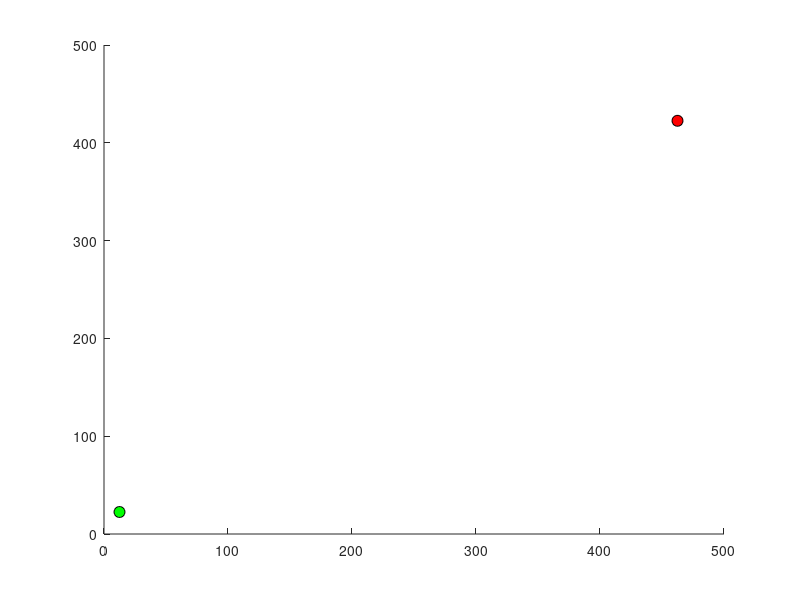

MATLAB code to generate this figure: (Note: this script raises an error after producing the figure.)
%% ===========
% row: 行
% col: 列
% ceng: 高
% 栅格地图尺寸:100（行）*100（列）*24（高）
% delta:单元栅格长度为5
%     A:初始点[行,列,高]
%         S:初始点坐标值
%     B:目标点[行,列,高]
%         E:目标点坐标值
%     注意：实际上行对应y，列对应x    
% ob_num:障碍物节点个数
% ob_r:单元栅格对角线长度的一半:sqrt(3)/2*delta
% ob_coo:障碍物[行,列,高]*delta
%% ===========
clc
clear
close all
load('Environment_data.mat')  % 加载地图信息
load('Global_path.mat')       % 加载全局路径信息
figure(1)
set(gcf,'position',[200,200,600,600]);
axis([0 col*delta 0 row*delta 0 ceng*delta])
hold on
plot3(S(1),S(2),S(3), 'o','markersize', 8,'markerfacecolor','g','MarkerEdgeColor', 'k')
plot3(E(1),E(2),E(3), 'o','markersize', 8,'markerfacecolor','r','MarkerEdgeColor', 'k')
shp = alphaShape(ob_coo(:,2),ob_coo(:,1),ob_coo(:,3));
plot(shp,'EdgeColor','k','FaceColor','k','FaceAlpha',0.5);
plot3(Astar_route(:,1),Astar_route(:,2),Astar_route(:,3),'b--','LineWidth',1.5);
plot3(Astar_route_simpify(:,1),Astar_route_simpify(:,2),Astar_route_simpify(:,3),'k--','LineWidth',2);
% plot3(route_smart(:,1),route_smart(:,2),route_smart(:,3),'r--','LineWidth',2);
set(gca,'FontSize',16,'Fontname', 'Times New Roman');


T_num=1;%计时
step=2;%调用人工势场时的步长
dis_purpose=step;%当小车与目标点距离小于该值时，即认为到达目标
K1=10;%引力增益系数
K2=50;%斥力增益系数
K3=0.2;%偏航引力系数
ob_coo(:,1:2)=fliplr(ob_coo(:,1:2));
safe_dis=10*ob_r;
now_point=S;
end_point=E;
APF_route2=now_point;%新路径的初始起点
tic
while true %循环开始
    Attract_x=K1*(end_point(1)-now_point(1));        %x方向上的引力
    Attract_y=K1*(end_point(2)-now_point(2));        %y方向上的引力
    Attract_z=K1*(end_point(3)-now_point(3));        %y方向上的引力
    Attract_x=Attract_x/norm(end_point-now_point);
    Attract_y=Attract_y/norm(end_point-now_point);
    Attract_z=Attract_z/norm(end_point-now_point);
            repulsion_x=0;                          %x方向上的斥力
            repulsion_y=0;                          %y方向上的斥力
            repulsion_z=0;                          %z方向上的斥力
    for i=1:ob_num
        dis_lin=norm(now_point-ob_coo(i,1:3));      %路径点和障碍的距离
        if dis_lin<safe_dis                         %如果障碍和当前点的距离小于障碍影响距离          
            repulsion_x = repulsion_x + K2*(1/dis_lin-1/safe_dis)*(1/dis_lin) *(ob_coo(i,1)-now_point(1))/dis_lin;
            repulsion_y = repulsion_y + K2*(1/dis_lin-1/safe_dis)*(1/dis_lin) *(ob_coo(i,2)-now_point(2))/dis_lin;
            repulsion_z = repulsion_z + K2*(1/dis_lin-1/safe_dis)*(1/dis_lin) *(ob_coo(i,3)-now_point(3))/dis_lin;
        end
    end

    [yaw_p,dis]=yaw_fun(now_point,Astar_route_simpify);
    Attract_x=Attract_x+(yaw_p(1)-now_point(1))*dis*K3;
    Attract_y=Attract_y+(yaw_p(2)-now_point(2))*dis*K3;
    Attract_z=Attract_z+(yaw_p(3)-now_point(3))*dis*K3;
    sum_x=Attract_x-repulsion_x;%x方向的合力
    sum_y=Attract_y-repulsion_y;%y方向的合力
    sum_z=Attract_z-repulsion_z;%z方向的合力
    next_Point(1)=now_point(1)+step*sum_x/(sum_x^2+sum_y^2+sum_z^2)^0.5;
    next_Point(2)=now_point(2)+step*sum_y/(sum_x^2+sum_y^2+sum_z^2)^0.5;
    next_Point(3)=now_point(3)+step*sum_z/(sum_x^2+sum_y^2+sum_z^2)^0.5;
    
    plot3([now_point(1) next_Point(1)],[now_point(2) next_Point(2)],[now_point(3) next_Point(3)],'m','LineWidth',2)
    
    now_point=next_Point;
    T_num=T_num+1;
    APF_route2(T_num,:)=now_point;
    dis_Goal=norm(now_point-end_point);%计算当前点与目标点距离
    if dis_Goal<dis_purpose %距离小于给定值，则认为到达目标点
        T_num=T_num+1;
        APF_route2(T_num,:)=end_point;%把终点添加到路径
        break;
    end
end
T_all=toc;
disp(['程序运行时间：',num2str(T_all)])
for j=2:size(APF_route2(:,1))
    Q3=APF_route2(j-1,:);
    Q4=APF_route2(j,:);
dis2(j)=((Q3(1)-Q4(1)).^2+(Q3(2)-Q4(2)).^2+(Q3(3)-Q4(3)).^2).^0.5;
end
disp(['APF Path length:',num2str(sum(dis2,'all'))]);
disp('APF Path as follows: (from S to E)');
disp(APF_route2);